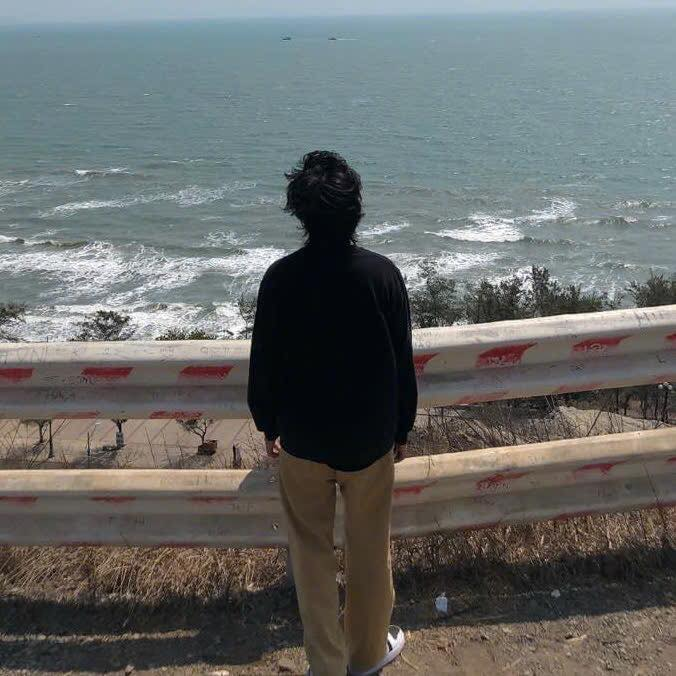
#> input picture OpenCV/images/A.jpg, 676 x 676 px
$ python opencv_1.py
#> lines starting #> are read from the running program, lines starting #| are printed output that depends on the picture
import cv2
img = cv2.imread("images/A.jpg",1) #path , flag
#> img is the input picture: shape (676, 676, 3); mean B, G, R 104.7, 106, 103.2
img  = cv2.resize(img,(400,200)) # rong dài
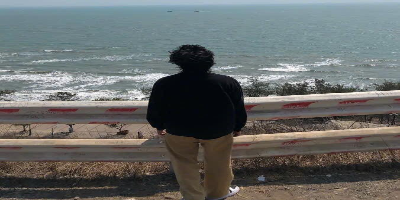
#> img: shape (200, 400, 3); mean B, G, R 104.5, 105.8, 103
#flag
# 1 (hoặc cv2.IMREAD_COLOR): Đọc ảnh ở chế độ màu BGR (bỏ qua kênh alpha nếu có).
# 0 (hoặc cv2.IMREAD_GRAYSCALE): Đọc ảnh ở chế độ xám (grayscale).
# -1 (hoặc cv2.IMREAD_UNCHANGED): Đọc ảnh bao gồm cả kênh alpha (nếu có)

#Xoay ảnh
img = cv2.rotate(img,cv2.ROTATE_180)
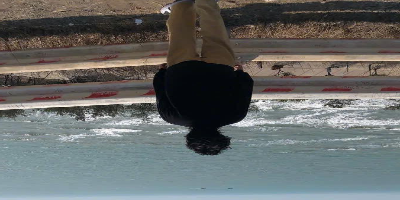
#> img: shape (200, 400, 3); mean B, G, R 104.5, 105.8, 103

cv2.imshow("Hien thi anh",img)
# Đợi người dùng nhấn phím bất kỳ để đóng cửa sổ


cv2.waitKey(0) #milisecond -> 3000 -> 3s
#nếu khong truyền phim (cv2.waitKey())  vào thì nó sẽ in ra phim được nhấn theo mã
#ASCII
cv2.destroyAllWindows()
